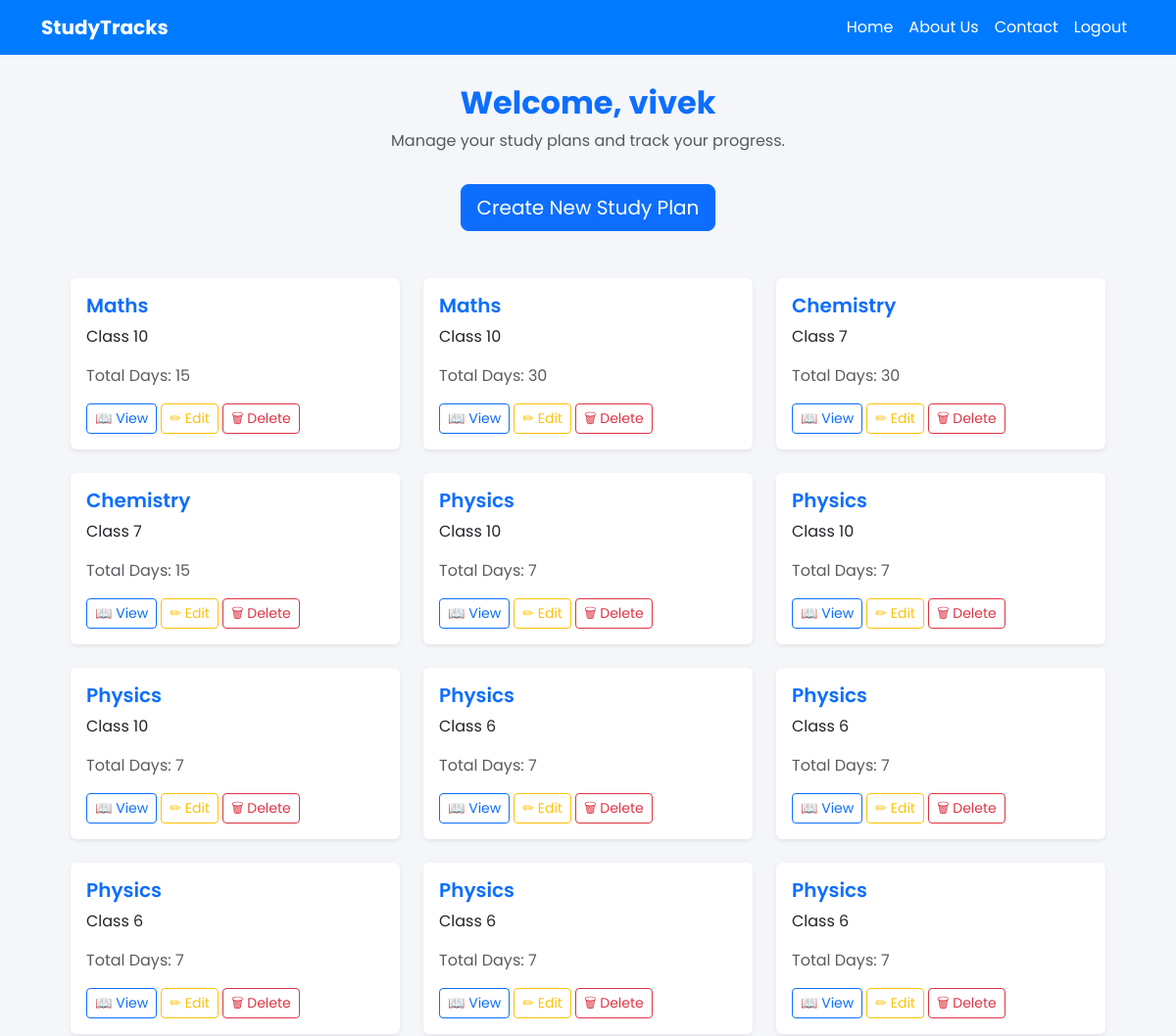
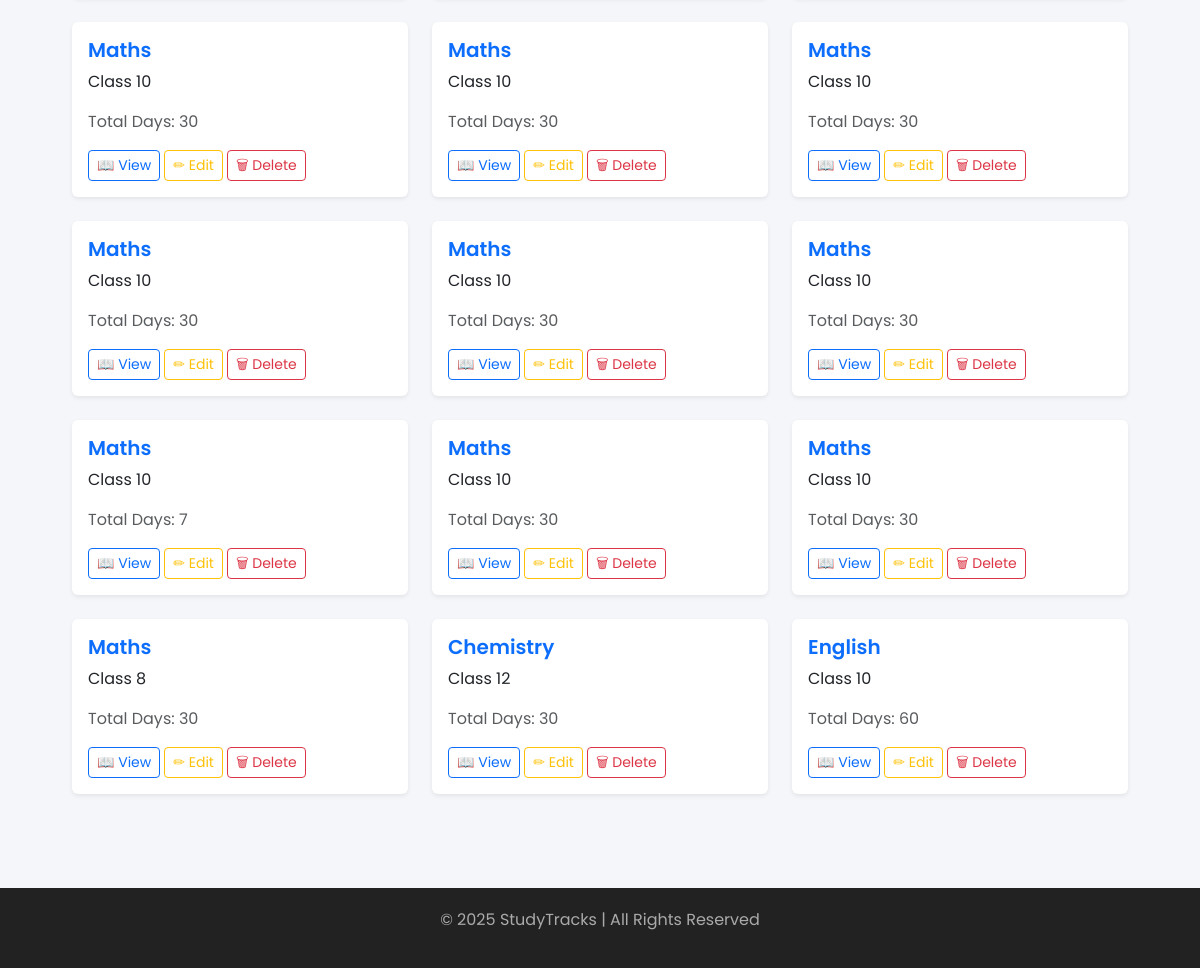
The app's page /dashboard/ (signed in), older data (2 pictures, top to bottom).
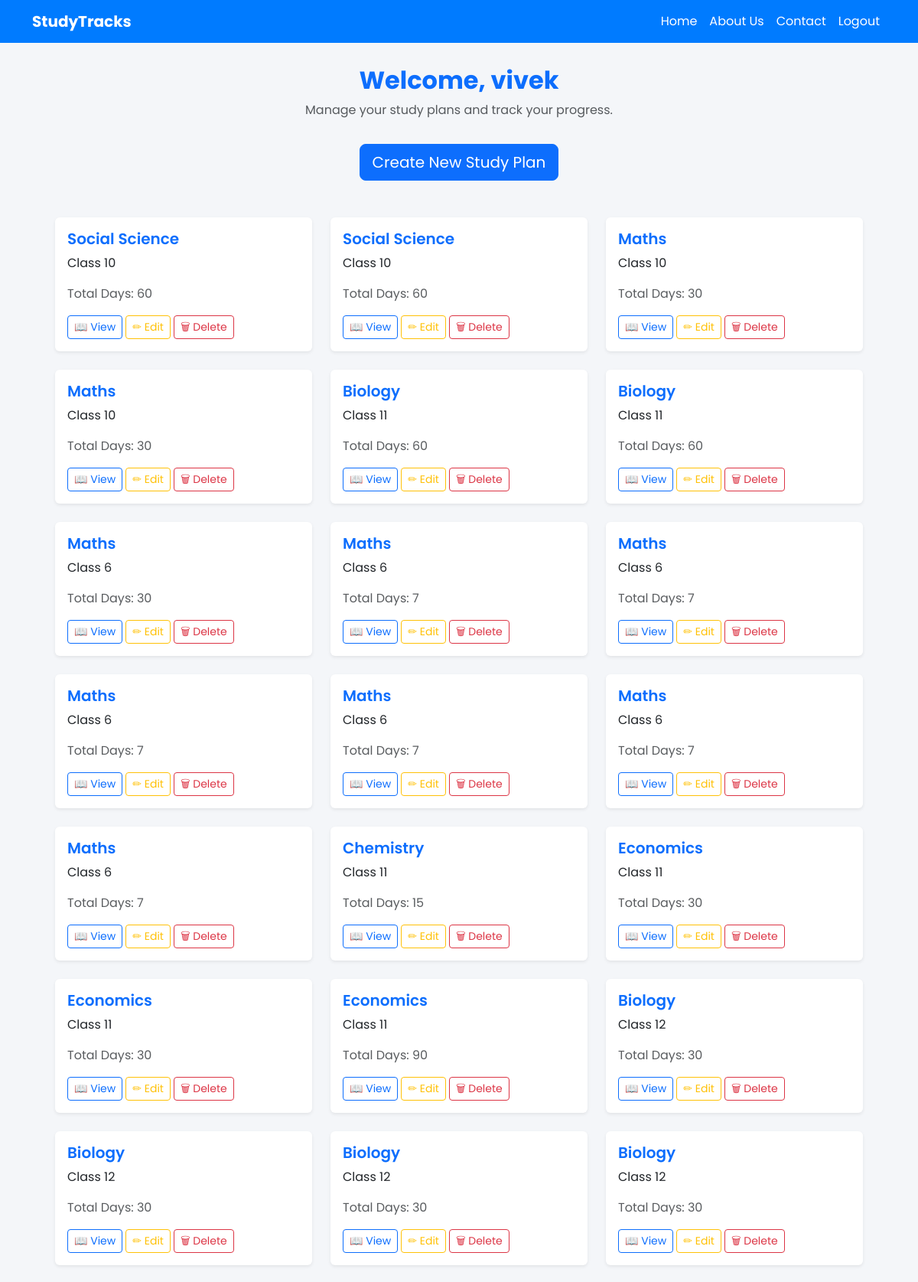
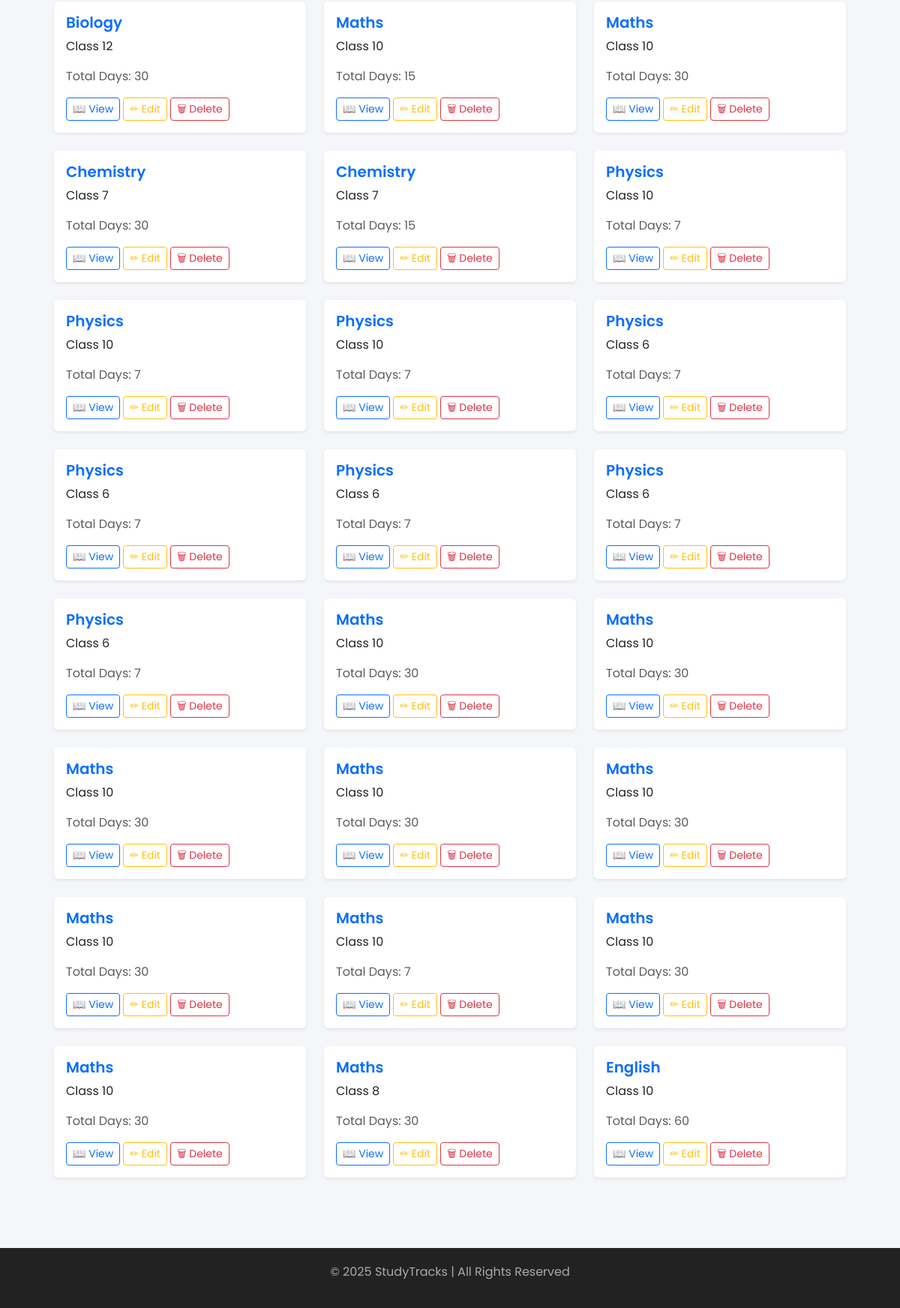
The same page, newer data (2 pictures, top to bottom).
### study_plans/models.py (models this page shows)
class StudyPlan(models.Model):
    CLASS_CHOICES = [(str(i), f"Class {i}") for i in range(6, 13)]
    SUBJECT_CHOICES = [
        ('Maths','Maths'), ('Physics','Physics'), ('Chemistry','Chemistry'),
        ('Biology','Biology'), ('English','English'), ('Hindi','Hindi'),
        ('Social Science','Social Science'), ('Economics','Economics'),
        ('History','History'), ('Political Science','Political Science')
    ]
    user = models.ForeignKey(User, on_delete=models.CASCADE)
    class_name = models.CharField(max_length=2, choices=CLASS_CHOICES)
    subject = models.CharField(max_length=50, choices=SUBJECT_CHOICES)
    total_days = models.PositiveIntegerField()
    created_at = models.DateTimeField(auto_now_add=True)

### study_plans/views.py (the view)
# urls.py: path('dashboard/', views.dashboard_view, name='dashboard'),
@login_required(login_url='login')
def dashboard_view(request):
    plans = StudyPlan.objects.filter(user=request.user).order_by('-created_at')
    return render(request, 'study_plans/dashboard.html', {'plans': plans})

### study_plans/templates/study_plans/dashboard.html (shortened to what this page needs)
{% extends "study_plans/dashboard_base.html" %}
{% block content %}
<div class="container">
    <div class="text-center mb-5">
        <h2 class="fw-bold text-primary">Welcome, {{ request.user.first_name }} </h2>
        <p class="text-muted">Manage your study plans and track your progress.</p>
        <a href="{% url 'create_plan' %}" class="btn btn-lg btn-primary mt-3"> Create New Study Plan</a>
    </div>
    <div class="row">
        {% for plan in plans %}
        <div class="col-md-4 mb-4">
            <div class="card shadow-sm border-0 h-100">
                <div class="card-body d-flex flex-column">
                <h5 class="card-title text-primary">{{ plan.subject }}</h5>
                <p class="card-text">Class {{ plan.class_name }}</p>
                <p class="text-muted">Total Days: {{ plan.total_days }}</p>
                <div class="mt-auto d-flex gap-1">
                    <a href="{% url 'view_plan' plan.id %}" class="btn btn-sm btn-outline-primary">📖 View</a>
                    <button type="submit" class="btn btn-sm btn-outline-warning"
                            onclick="return confirm('Temporarily Unavailable');">
                         ✏ Edit
                        </button>
                    <form id="delete-plan-{{ plan.id }}" action="{% url 'delete_plan' plan.id %}" method="post" style="display: inline;">
                        <button type="submit" class="btn btn-sm btn-outline-danger"
                            onclick="return confirm('Are you sure you want to delete this plan?');">
                            🗑 Delete
                        </button>
                    </form>
                    </div>
                </div>
            </div>
        </div>
        {% empty %}
        <div class="col-12 text-center">
            <div class="alert alert-info">No study plans yet. Create one to get started!</div>
        </div>
        {% endfor %}
    </div>
</div>
{% endblock %}

### study_plans/templates/study_plans/dashboard_base.html (shortened to what this page needs)
<!DOCTYPE html>
<html lang="en">
<head>
    <link href="https://cdn.jsdelivr.net/npm/bootstrap@5.3.2/dist/css/bootstrap.min.css" rel="stylesheet">
</head>
<body>
<nav class="navbar navbar-expand-lg">
  <div class="container">
    <a class="navbar-brand fw-bold" href="{% url 'dashboard' %}">StudyTracks</a>
    <div class="collapse navbar-collapse" id="navbarNav">
      <ul class="navbar-nav ms-auto">
          {% if user.is_authenticated %}
            <li class="nav-item"><a class="nav-link" href="{% url 'dashboard' %}">Home</a></li>
            <li class="nav-item"><a class="nav-link" href="{% url 'about' %}">About Us</a></li>
            <li class="nav-item"><a class="nav-link" href="{% url 'contact' %}">Contact</a></li>
            <li class="nav-item"><a class="nav-link" href="{% url 'logout' %}">Logout</a></li>
          {% else %}
            <li class="nav-item"><a class="nav-link" href="{% url 'login' %}">Login</a></li>
            <li class="nav-item"><a class="nav-link" href="{% url 'signup' %}">Signup</a></li>
          {% endif %}
      </ul>
    </div>
  </div>
</nav>
<div class="container content-wrapper">
    {% block content %}{% endblock %}
</div>
<footer>
    <p>© 2025 StudyTracks | All Rights Reserved</p>
</footer>
</body>
</html>

### study_plans/templates/study_plans/dashboard_base.html (style rules this page uses)
body { font-family: 'Poppins', sans-serif; background-color: #f4f6f9; color: #333; }
.navbar { background: #007bff; }
.navbar-brand, .nav-link, .navbar-toggler-icon { color: #fff !important; }
footer { background: #222; color: #aaa; text-align: center; padding: 20px; margin-top: 40px; }
.content-wrapper { padding: 30px; }

### study_plans/templates/study_plans/dashboard.html (style rules this page uses)
.card-title { font-weight: 600; }
.card { transition: transform 0.2s ease-in-out; }

Row changes from the older to the newer data that the page shows:
removed StudyPlan: subject "Chemistry", class_name "12", total_days "30"
added StudyPlan: subject "Social Science", class_name "10", total_days "60"
added StudyPlan: subject "Social Science", class_name "10", total_days "60"
added StudyPlan: subject "Maths", class_name "10", total_days "30"
added StudyPlan: subject "Maths", class_name "10", total_days "30"
added StudyPlan: subject "Biology", class_name "11", total_days "60"
added StudyPlan: subject "Biology", class_name "11", total_days "60"
added StudyPlan: subject "Maths", class_name "6", total_days "30"
added StudyPlan: subject "Maths", class_name "6", total_days "7"
added StudyPlan: subject "Maths", class_name "6", total_days "7"
added StudyPlan: subject "Maths", class_name "6", total_days "7"
added StudyPlan: subject "Maths", class_name "6", total_days "7"
added StudyPlan: subject "Maths", class_name "6", total_days "7"
added StudyPlan: subject "Maths", class_name "6", total_days "7"
added StudyPlan: subject "Chemistry", class_name "11", total_days "15"
added StudyPlan: subject "Economics", class_name "11", total_days "30"
added StudyPlan: subject "Economics", class_name "11", total_days "30"
added StudyPlan: subject "Economics", class_name "11", total_days "90"
added StudyPlan: subject "Biology", class_name "12", total_days "30"
added StudyPlan: subject "Biology", class_name "12", total_days "30"
added StudyPlan: subject "Biology", class_name "12", total_days "30"
added StudyPlan: subject "Biology", class_name "12", total_days "30"
added StudyPlan: subject "Biology", class_name "12", total_days "30"
